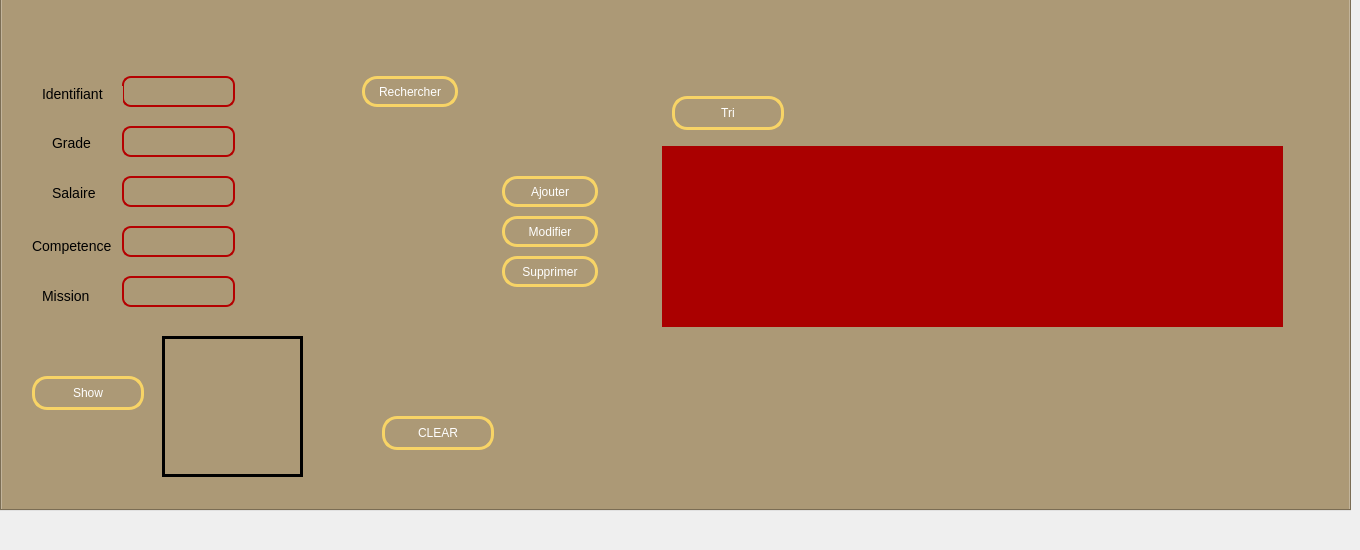
   <widget class="QWidget" name="tab_4">
    <attribute name="title">
     <string>Gestion des Postes</string>
    </attribute>
    <widget class="QTabWidget" name="tabWidget">
     <property name="geometry">
      <rect>
       <x>0</x>
       <y>-30</y>
       <width>1351</width>
       <height>541</height>
      </rect>
     </property>
     <property name="styleSheet">
      <string notr="true">*
{
background:#ac9976;
}</string>
     </property>
     <property name="currentIndex">
      <number>0</number>
     </property>
     <widget class="QWidget" name="tab_2">
      <attribute name="title">
       <string>Afficher les livres</string>
      </attribute>
      <widget class="QTableView" name="tabpost">
       <property name="geometry">
        <rect>
         <x>660</x>
         <y>150</y>
         <width>621</width>
         <height>181</height>
        </rect>
       </property>
       <property name="styleSheet">
        <string notr="true">QWidget {
    background-color: #aa0000;
    color: #fffff8;
}
QTableView{border: 6px solid #aa0000; /*other code about padding background stc*/ ;}
QHeaderView::section {
    background-color: #aaaa7f;
    padding: 4px;
    border: 1px solid #fffff8;
    font-size: 8pt;
}

QTableWidget {
    gridline-color: #ff4842;
    font-size: 9pt;
}

QTableWidget QTableCornerButton::section {
    background-color: #ff4842;
    border: 1px solid #fffff8;
}</string>
       </property>
      </widget>
      <widget class="QLabel" name="label_3">
       <property name="geometry">
        <rect>
         <x>50</x>
         <y>190</y>
         <width>47</width>
         <height>13</height>
        </rect>
       </property>
       <property name="styleSheet">
        <string notr="true">*
{
font:  4px &quot;Yu Gothic UI Semibold&quot;;
font-size:14px;

}</string>
       </property>
       <property name="text">
        <string>Salaire</string>
       </property>
      </widget>
      <widget class="QLineEdit" name="lineEdit_grade">
       <property name="geometry">
        <rect>
         <x>120</x>
         <y>130</y>
         <width>113</width>
         <height>31</height>
        </rect>
       </property>
       <property name="styleSheet">
        <string notr="true">QLineEdit
{
border-radius:9px;
border: 2px solid #b50000;
background: qradialgradient(cx: 0.3, cy: -0.4,
fx: 0.0, fy: -0.0,
radius: 1.89, stop: 0 #ffffff, stop: 1 #999);
}
</string>
       </property>
      </widget>
      <widget class="QPushButton" name="pb_ajouter">
       <property name="geometry">
        <rect>
         <x>500</x>
         <y>180</y>
         <width>96</width>
         <height>31</height>
        </rect>
       </property>
       <property name="styleSheet">
        <string notr="true"> QPushButton {
color: #ffffff;
border: 3px solid #f8d466;
font: 8pt &quot;MS Reference Sans Serif&quot;;
border-radius: 15px;
padding: 5px;
background: qradialgradient(cx: 0.3, cy: -0.4,
fx: 0.3, fy: -0.4,
radius: 3, stop: 0 #aa3118, stop: 1 #550000);
min-width: 80px;
}

QPushButton:hover {
background: qradialgradient(cx: 0.3, cy: -0.4,
fx: 0.3, fy: -0.4,
radius: 3, stop: 0 #aa3118, stop: 1 #552a2a);
}

 QPushButton:pressed {
background: qradialgradient(cx: 0.4, cy: -0.1,
fx: 0.4, fy: -0.1,
radius: 3, stop: 0 #aa3118, stop: 1 #554040);
}</string>
       </property>
       <property name="text">
        <string>Ajouter</string>
       </property>
      </widget>
      <widget class="QLineEdit" name="lineEdit_salaire">
       <property name="geometry">
        <rect>
         <x>120</x>
         <y>180</y>
         <width>113</width>
         <height>31</height>
        </rect>
       </property>
       <property name="styleSheet">
        <string notr="true">QLineEdit
{
border-radius:9px;
border: 2px solid #b50000;
background: qradialgradient(cx: 0.3, cy: -0.4,
fx: 0.0, fy: -0.0,
radius: 1.89, stop: 0 #ffffff, stop: 1 #999);
}
</string>
       </property>
      </widget>
      <widget class="QLabel" name="label_2">
       <property name="geometry">
        <rect>
         <x>50</x>
         <y>140</y>
         <width>47</width>
         <height>13</height>
        </rect>
       </property>
       <property name="styleSheet">
        <string notr="true">*
{
font:  4px &quot;Yu Gothic UI Semibold&quot;;
font-size:14px;

}</string>
       </property>
       <property name="text">
        <string>Grade</string>
       </property>
      </widget>
      <widget class="QLineEdit" name="lineEdit_id">
       <property name="geometry">
        <rect>
         <x>120</x>
         <y>80</y>
         <width>113</width>
         <height>31</height>
        </rect>
       </property>
       <property name="styleSheet">
        <string notr="true">QLineEdit
{
border-radius:9px;
border: 2px solid #b50000;
background: qradialgradient(cx: 0.3, cy: -0.4,
fx: 0.0, fy: -0.0,
radius: 1.89, stop: 0 #ffffff, stop: 1 #999);
}
</string>
       </property>
      </widget>
      <widget class="QLabel" name="label">
       <property name="geometry">
        <rect>
         <x>40</x>
         <y>90</y>
         <width>81</width>
         <height>16</height>
        </rect>
       </property>
       <property name="styleSheet">
        <string notr="true">*
{
font:  4px &quot;Yu Gothic UI Semibold&quot;;
font-size:14px;

}</string>
       </property>
       <property name="text">
        <string>Identifiant</string>
       </property>
      </widget>
      <widget class="QPushButton" name="pb_supprimer">
       <property name="geometry">
        <rect>
         <x>500</x>
         <y>260</y>
         <width>96</width>
         <height>31</height>
        </rect>
       </property>
       <property name="styleSheet">
        <string notr="true"> QPushButton {
color: #ffffff;
border: 3px solid #f8d466;
font: 8pt &quot;MS Reference Sans Serif&quot;;
border-radius: 15px;
padding: 5px;
background: qradialgradient(cx: 0.3, cy: -0.4,
fx: 0.3, fy: -0.4,
radius: 3, stop: 0 #aa3118, stop: 1 #550000);
min-width: 80px;
}

QPushButton:hover {
background: qradialgradient(cx: 0.3, cy: -0.4,
fx: 0.3, fy: -0.4,
radius: 3, stop: 0 #aa3118, stop: 1 #552a2a);
}

 QPushButton:pressed {
background: qradialgradient(cx: 0.4, cy: -0.1,
fx: 0.4, fy: -0.1,
radius: 3, stop: 0 #aa3118, stop: 1 #554040);
}</string>
       </property>
       <property name="text">
        <string>Supprimer</string>
       </property>
      </widget>
      <widget class="QPushButton" name="pb_modifier">
       <property name="geometry">
        <rect>
         <x>500</x>
         <y>220</y>
         <width>96</width>
         <height>31</height>
        </rect>
       </property>
       <property name="styleSheet">
        <string notr="true"> QPushButton {
color: #ffffff;
border: 3px solid #f8d466;
font: 8pt &quot;MS Reference Sans Serif&quot;;
border-radius: 15px;
padding: 5px;
background: qradialgradient(cx: 0.3, cy: -0.4,
fx: 0.3, fy: -0.4,
radius: 3, stop: 0 #aa3118, stop: 1 #550000);
min-width: 80px;
}

QPushButton:hover {
background: qradialgradient(cx: 0.3, cy: -0.4,
fx: 0.3, fy: -0.4,
radius: 3, stop: 0 #aa3118, stop: 1 #552a2a);
}

 QPushButton:pressed {
background: qradialgradient(cx: 0.4, cy: -0.1,
fx: 0.4, fy: -0.1,
radius: 3, stop: 0 #aa3118, stop: 1 #554040);
}</string>
       </property>
       <property name="text">
        <string>Modifier</string>
       </property>
      </widget>
      <widget class="QPushButton" name="pb_rechercher">
       <property name="geometry">
        <rect>
         <x>360</x>
         <y>80</y>
         <width>96</width>
         <height>31</height>
        </rect>
       </property>
       <property name="styleSheet">
        <string notr="true"> QPushButton {
color: #ffffff;
border: 3px solid #f8d466;
font: 8pt &quot;MS Reference Sans Serif&quot;;
border-radius: 15px;
padding: 5px;
background: qradialgradient(cx: 0.3, cy: -0.4,
fx: 0.3, fy: -0.4,
radius: 3, stop: 0 #aa3118, stop: 1 #550000);
min-width: 80px;
}

QPushButton:hover {
background: qradialgradient(cx: 0.3, cy: -0.4,
fx: 0.3, fy: -0.4,
radius: 3, stop: 0 #aa3118, stop: 1 #552a2a);
}

 QPushButton:pressed {
background: qradialgradient(cx: 0.4, cy: -0.1,
fx: 0.4, fy: -0.1,
radius: 3, stop: 0 #aa3118, stop: 1 #554040);
}</string>
       </property>
       <property name="text">
        <string>Rechercher</string>
       </property>
      </widget>
      <widget class="QLabel" name="label_4">
       <property name="geometry">
        <rect>
         <x>30</x>
         <y>240</y>
         <width>81</width>
         <height>20</height>
        </rect>
       </property>
       <property name="styleSheet">
        <string notr="true">*
{
font:  4px &quot;Yu Gothic UI Semibold&quot;;
font-size:14px;

}</string>
       </property>
       <property name="text">
        <string>Competence</string>
       </property>
      </widget>
      <widget class="QLineEdit" name="lineEdit_competences">
       <property name="geometry">
        <rect>
         <x>120</x>
         <y>230</y>
         <width>113</width>
         <height>31</height>
        </rect>
       </property>
       <property name="styleSheet">
        <string notr="true">QLineEdit
{
border-radius:9px;
border: 2px solid #b50000;
background: qradialgradient(cx: 0.3, cy: -0.4,
fx: 0.0, fy: -0.0,
radius: 1.89, stop: 0 #ffffff, stop: 1 #999);
}
</string>
       </property>
      </widget>
      <widget class="QLineEdit" name="lineEdit_mission">
       <property name="geometry">
        <rect>
         <x>120</x>
         <y>280</y>
         <width>113</width>
         <height>31</height>
        </rect>
       </property>
       <property name="styleSheet">
        <string notr="true">QLineEdit
{
border-radius:9px;
border: 2px solid #b50000;
background: qradialgradient(cx: 0.3, cy: -0.4,
fx: 0.0, fy: -0.0,
radius: 1.89, stop: 0 #ffffff, stop: 1 #999);
}
</string>
       </property>
      </widget>
      <widget class="QLabel" name="label_9">
       <property name="geometry">
        <rect>
         <x>40</x>
         <y>290</y>
         <width>69</width>
         <height>20</height>
        </rect>
       </property>
       <property name="styleSheet">
        <string notr="true">*
{
font:  4px &quot;Yu Gothic UI Semibold&quot;;
font-size:14px;

}</string>
       </property>
       <property name="text">
        <string>Mission</string>
       </property>
      </widget>
      <widget class="QPushButton" name="pushButton">
       <property name="geometry">
        <rect>
         <x>380</x>
         <y>420</y>
         <width>112</width>
         <height>34</height>
        </rect>
       </property>
       <property name="styleSheet">
        <string notr="true"> QPushButton {
color: #ffffff;
border: 3px solid #f8d466;
font: 8pt &quot;MS Reference Sans Serif&quot;;
border-radius: 15px;
padding: 5px;
background: qradialgradient(cx: 0.3, cy: -0.4,
fx: 0.3, fy: -0.4,
radius: 3, stop: 0 #aa3118, stop: 1 #550000);
min-width: 80px;
}

QPushButton:hover {
background: qradialgradient(cx: 0.3, cy: -0.4,
fx: 0.3, fy: -0.4,
radius: 3, stop: 0 #aa3118, stop: 1 #552a2a);
}

 QPushButton:pressed {
background: qradialgradient(cx: 0.4, cy: -0.1,
fx: 0.4, fy: -0.1,
radius: 3, stop: 0 #aa3118, stop: 1 #554040);
}</string>
       </property>
       <property name="text">
        <string>CLEAR</string>
       </property>
      </widget>
      <widget class="QPushButton" name="pushButton_2">
       <property name="geometry">
        <rect>
         <x>670</x>
         <y>100</y>
         <width>112</width>
         <height>34</height>
        </rect>
       </property>
       <property name="styleSheet">
        <string notr="true"> QPushButton {
color: #ffffff;
border: 3px solid #f8d466;
font: 8pt &quot;MS Reference Sans Serif&quot;;
border-radius: 15px;
padding: 5px;
background: qradialgradient(cx: 0.3, cy: -0.4,
fx: 0.3, fy: -0.4,
radius: 3, stop: 0 #aa3118, stop: 1 #550000);
min-width: 80px;
}

QPushButton:hover {
background: qradialgradient(cx: 0.3, cy: -0.4,
fx: 0.3, fy: -0.4,
radius: 3, stop: 0 #aa3118, stop: 1 #552a2a);
}

 QPushButton:pressed {
background: qradialgradient(cx: 0.4, cy: -0.1,
fx: 0.4, fy: -0.1,
radius: 3, stop: 0 #aa3118, stop: 1 #554040);
}</string>
       </property>
       <property name="text">
        <string>Tri</string>
       </property>
      </widget>
      <widget class="QPushButton" name="pushButton_3">
       <property name="geometry">
        <rect>
         <x>30</x>
         <y>380</y>
         <width>112</width>
         <height>34</height>
        </rect>
       </property>
       <property name="styleSheet">
        <string notr="true"> QPushButton {
color: #ffffff;
border: 3px solid #f8d466;
font: 8pt &quot;MS Reference Sans Serif&quot;;
border-radius: 15px;
padding: 5px;
background: qradialgradient(cx: 0.3, cy: -0.4,
fx: 0.3, fy: -0.4,
radius: 3, stop: 0 #aa3118, stop: 1 #550000);
min-width: 80px;
}

QPushButton:hover {
background: qradialgradient(cx: 0.3, cy: -0.4,
fx: 0.3, fy: -0.4,
radius: 3, stop: 0 #aa3118, stop: 1 #552a2a);
}

 QPushButton:pressed {
background: qradialgradient(cx: 0.4, cy: -0.1,
fx: 0.4, fy: -0.1,
radius: 3, stop: 0 #aa3118, stop: 1 #554040);
}</string>
       </property>
       <property name="text">
        <string>Show</string>
       </property>
      </widget>
      <widget class="QLabel" name="lblBkImge">
       <property name="geometry">
        <rect>
         <x>160</x>
         <y>340</y>
         <width>141</width>
         <height>141</height>
        </rect>
       </property>
       <property name="styleSheet">
        <string notr="true">*
{
border: 3px solid #000000;
}</string>
       </property>
       <property name="text">
        <string/>
       </property>
      </widget>
      <widget class="QLineEdit" name="lineEdit">
       <property name="geometry">
        <rect>
         <x>60</x>
         <y>380</y>
         <width>61</width>
         <height>25</height>
        </rect>
       </property>
       <property name="styleSheet">
        <string notr="true">QLineEdit{
background-color: transparent;
border-image: url(:off.png);
background: none;
border: none;
background-repeat: none;
}</string>
       </property>
      </widget>
      <widget class="QLabel" name="label_19">
       <property name="geometry">
        <rect>
         <x>240</x>
         <y>80</y>
         <width>69</width>
         <height>20</height>
        </rect>
       </property>
       <property name="text">
        <string/>
       </property>
      </widget>
      <widget class="QLabel" name="label_20">
       <property name="geometry">
        <rect>
         <x>260</x>
         <y>130</y>
         <width>69</width>
         <height>20</height>
        </rect>
       </property>
       <property name="text">
        <string/>
       </property>
      </widget>
      <widget class="QLabel" name="label_30">
       <property name="geometry">
        <rect>
         <x>270</x>
         <y>180</y>
         <width>69</width>
         <height>20</height>
        </rect>
       </property>
       <property name="text">
        <string/>
       </property>
      </widget>
      <widget class="QLabel" name="label_31">
       <property name="geometry">
        <rect>
         <x>270</x>
         <y>230</y>
         <width>69</width>
         <height>20</height>
        </rect>
       </property>
       <property name="text">
        <string/>
       </property>
      </widget>
      <widget class="QLabel" name="label_32">
       <property name="geometry">
        <rect>
         <x>250</x>
         <y>280</y>
         <width>69</width>
         <height>20</height>
        </rect>
       </property>
       <property name="text">
        <string/>
       </property>
      </widget>
      <zorder>lineEdit</zorder>
      <zorder>tabpost</zorder>
      <zorder>label_3</zorder>
      <zorder>lineEdit_grade</zorder>
      <zorder>pb_ajouter</zorder>
      <zorder>lineEdit_salaire</zorder>
      <zorder>label_2</zorder>
      <zorder>lineEdit_id</zorder>
      <zorder>label</zorder>
      <zorder>pb_supprimer</zorder>
      <zorder>pb_modifier</zorder>
      <zorder>pb_rechercher</zorder>
      <zorder>label_4</zorder>
      <zorder>lineEdit_competences</zorder>
      <zorder>lineEdit_mission</zorder>
      <zorder>label_9</zorder>
      <zorder>pushButton</zorder>
      <zorder>pushButton_2</zorder>
      <zorder>pushButton_3</zorder>
      <zorder>lblBkImge</zorder>
      <zorder>label_19</zorder>
      <zorder>label_20</zorder>
      <zorder>label_30</zorder>
      <zorder>label_31</zorder>
      <zorder>label_32</zorder>
     </widget>
    </widget>
   </widget>
